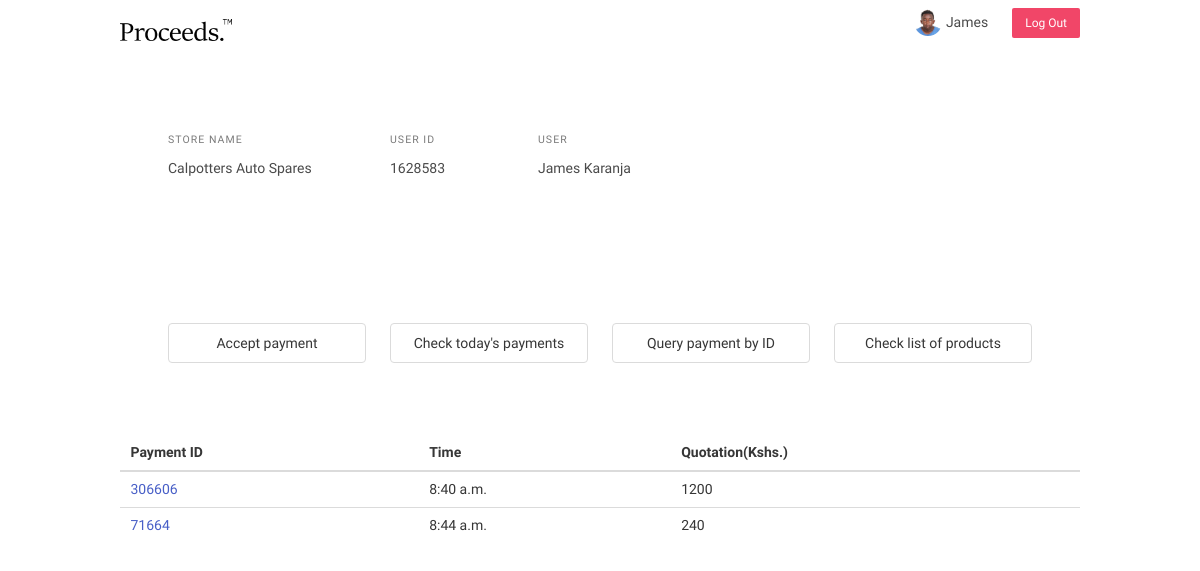
The page /payments-today (signed in) on the database as committed earlier.
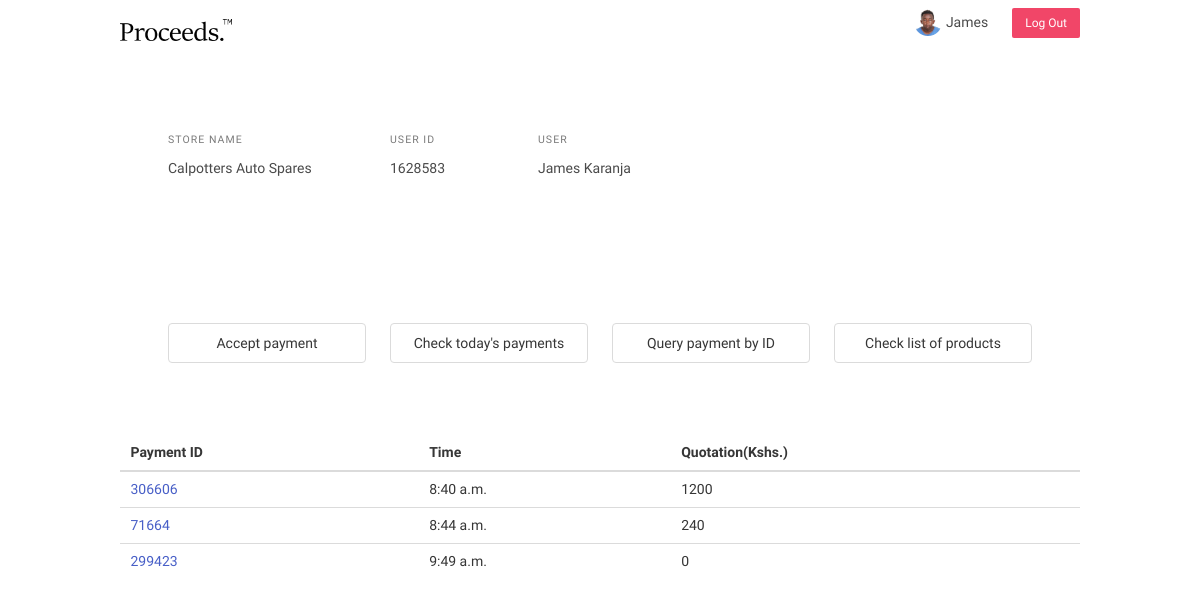
The same page on the database as committed later.
### core/models.py (models this page shows, shortened)
class Payment(models.Model):
    payment_id = models.IntegerField(unique=True)
    authorized_by = models.ForeignKey(User, on_delete=models.DO_NOTHING)
    confirmed = models.BooleanField(default=False)
    date_created = models.DateTimeField(auto_now_add=True)
    def total_price(self):
        total = 0
        for item in self.paymentitem_set.all():
            total = item.total_price() + total
        return total

class PaymentItem(models.Model):
    product = models.ForeignKey(Product, related_name='paymentitem', on_delete=models.DO_NOTHING)
    count = models.IntegerField()
    payment = models.ForeignKey(Payment, on_delete=models.CASCADE, null=True)
    date_created = models.DateTimeField(auto_now_add=True)
    def total_price(self):
        total_price = self.product.product_price * self.count
        return total_price

class Product(models.Model):
    product_name = models.CharField(max_length=50)
    product_price = models.IntegerField(null=True)
    product_id = models.IntegerField(unique=True)

### core/views.py (the view)
# urls.py: path('payments-today', Dashboard.checktodayspayments, name='payments-today'),
    @login_required()
    def checktodayspayments(request):
        todayspayments = Payment.objects.filter(date_created__date = datetime.date.today())
        context = {
            'todayspayments' : todayspayments,
        }
        return render(request, 'core/paymentstoday.html', context)

### core/templates/core/paymentstoday.html (shortened to what this page needs)
{% extends 'core/base.html' %}
{% block content %}
{% if payment %}
<div class="container">
  <div class="columns">
    <div class="column is-4 is-offset-4">
        <center><div class="menu-label">PAYMENT ID</div></center>
        <center><small>{{ payment.payment_id }}</small></center>
        <br>
        <center><div class="menu-label">CREATED AT</div></center>
        <center><small>{{ payment.date_created }}</small></center>
        <br><br>
    </div>
    <div class="column">
      <div class="container">
        <div class="menu-label">Total amount</div>
        <p>Kshs. {{ payment.total_price }}</p>
      </div>
    </div>
  </div>
  </div>
  <section>
      <div class="columns">
        <div class="column is-8 is-offset-2">
          {% if items %}
          <table class="table" id="dashboard-table">
              <thead>
                <tr>
                  <th>Product ID</th>
                  <th>Product name</th>
                  <th>Count</th>
                  <th>Total(Kshs.)</th>
                </tr>
              </thead>
              <tbody>
                  {% for item in items %}
                  <tr>
                      <td>{{ item.product.product_id }}</td>
                      <td>{{ item.product.product_name }}</td>
                      <td>{{ item.count }}</td>
                      <td>{{ item.total_price }}</td>
                  </tr>
                  {% endfor %}
              </tbody>
          </table>
          {% endif %}
        </div>
      </div>
  </section>
</div>
{% else %}
{% if todayspayments  %}
<table class="table" id="dashboard-table">
  <thead>
    <tr>
      <th>Payment ID</th>
      <th>Time</th>
      <th>Quotation(Kshs.)</th>
    </tr>
  </thead>
  <tbody>
      {% for payment in todayspayments %}
        <tr>
          <td><a href="{% url 'paymentview' payment.payment_id %}">{{ payment.payment_id }}</a></td>
          <td>{{ payment.date_created.time }}</td>
          <td>{{ payment.total_price }}</td>
        </tr>
      {% endfor %}
  </tbody>
</table>
{% else %}
<center><p class="title is-6">There are no payments today yet.</p></center>
{% endif %}
{% endif %}
</div>
{% endblock content %}

Rows that differ between the two databases and show on the page:
added Payment: payment_id "299423", date_created.time "9:49 a.m.", total_price "0"
